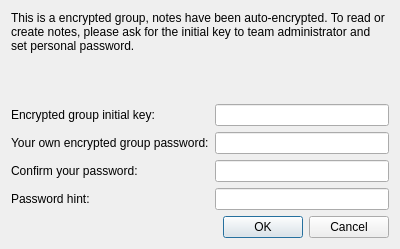
<?xml version="1.0" encoding="UTF-8"?>
<ui version="4.0">
 <class>WizInitBizCertDialog</class>
 <widget class="QDialog" name="WizInitBizCertDialog">
  <property name="geometry">
   <rect>
    <x>0</x>
    <y>0</y>
    <width>400</width>
    <height>249</height>
   </rect>
  </property>
  <property name="windowTitle">
   <string>Init Cert</string>
  </property>
  <layout class="QVBoxLayout" name="verticalLayout_2">
   <item>
    <layout class="QVBoxLayout" name="verticalLayout_3">
     <item>
      <widget class="QLabel" name="label_5">
       <property name="text">
        <string>This is a encrypted group, notes have been auto-encrypted. To read or create notes, please ask for the initial key to team administrator and set personal password.</string>
       </property>
       <property name="wordWrap">
        <bool>true</bool>
       </property>
      </widget>
     </item>
     <item>
      <spacer name="verticalSpacer">
       <property name="orientation">
        <enum>Qt::Vertical</enum>
       </property>
       <property name="sizeHint" stdset="0">
        <size>
         <width>20</width>
         <height>40</height>
        </size>
       </property>
      </spacer>
     </item>
     <item>
      <layout class="QFormLayout" name="formLayout">
       <item row="0" column="0">
        <widget class="QLabel" name="label">
         <property name="text">
          <string>Encrypted group initial key:</string>
         </property>
        </widget>
       </item>
       <item row="0" column="1">
        <widget class="QLineEdit" name="editAdminPassword">
         <property name="inputMask">
          <string/>
         </property>
         <property name="echoMode">
          <enum>QLineEdit::Password</enum>
         </property>
        </widget>
       </item>
       <item row="1" column="0">
        <widget class="QLabel" name="label_2">
         <property name="text">
          <string>Your own encrypted group password:</string>
         </property>
        </widget>
       </item>
       <item row="1" column="1">
        <widget class="QLineEdit" name="editUserPassword">
         <property name="inputMask">
          <string/>
         </property>
         <property name="echoMode">
          <enum>QLineEdit::Password</enum>
         </property>
        </widget>
       </item>
       <item row="2" column="0">
        <widget class="QLabel" name="label_3">
         <property name="text">
          <string>Confirm your password:</string>
         </property>
        </widget>
       </item>
       <item row="2" column="1">
        <widget class="QLineEdit" name="editUserPassword2">
         <property name="inputMask">
          <string/>
         </property>
         <property name="echoMode">
          <enum>QLineEdit::Password</enum>
         </property>
        </widget>
       </item>
       <item row="3" column="0">
        <widget class="QLabel" name="label_4">
         <property name="text">
          <string>Password hint:</string>
         </property>
        </widget>
       </item>
       <item row="3" column="1">
        <widget class="QLineEdit" name="editPasswordHint">
         <property name="inputMask">
          <string/>
         </property>
        </widget>
       </item>
      </layout>
     </item>
    </layout>
   </item>
   <item>
    <widget class="QDialogButtonBox" name="buttonBox">
     <property name="orientation">
      <enum>Qt::Horizontal</enum>
     </property>
     <property name="standardButtons">
      <set>QDialogButtonBox::Cancel|QDialogButtonBox::Ok</set>
     </property>
    </widget>
   </item>
  </layout>
 </widget>
 <resources/>
 <connections>
  <connection>
   <sender>buttonBox</sender>
   <signal>accepted()</signal>
   <receiver>WizInitBizCertDialog</receiver>
   <slot>accept()</slot>
   <hints>
    <hint type="sourcelabel">
     <x>248</x>
     <y>254</y>
    </hint>
    <hint type="destinationlabel">
     <x>157</x>
     <y>274</y>
    </hint>
   </hints>
  </connection>
  <connection>
   <sender>buttonBox</sender>
   <signal>rejected()</signal>
   <receiver>WizInitBizCertDialog</receiver>
   <slot>reject()</slot>
   <hints>
    <hint type="sourcelabel">
     <x>316</x>
     <y>260</y>
    </hint>
    <hint type="destinationlabel">
     <x>286</x>
     <y>274</y>
    </hint>
   </hints>
  </connection>
 </connections>
</ui>
